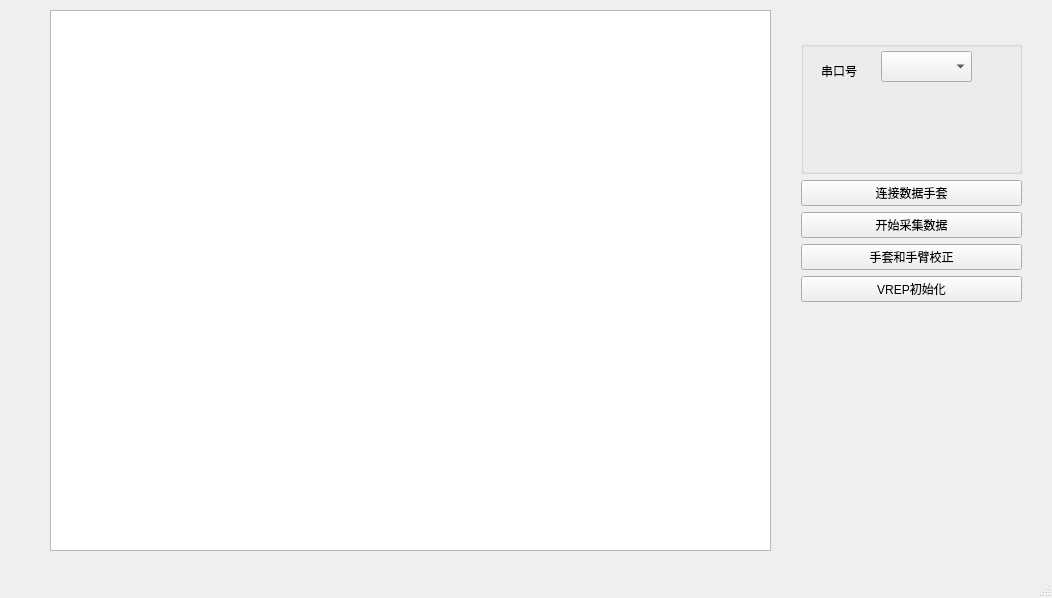
<?xml version="1.0" encoding="UTF-8"?>
<ui version="4.0">
 <class>MainWindow</class>
 <widget class="QMainWindow" name="MainWindow">
  <property name="geometry">
   <rect>
    <x>0</x>
    <y>0</y>
    <width>1052</width>
    <height>598</height>
   </rect>
  </property>
  <property name="windowTitle">
   <string>胡志远UI</string>
  </property>
  <widget class="QWidget" name="centralwidget">
   <widget class="QTableWidget" name="tableWidget">
    <property name="geometry">
     <rect>
      <x>50</x>
      <y>10</y>
      <width>721</width>
      <height>541</height>
     </rect>
    </property>
   </widget>
   <widget class="QWidget" name="">
    <property name="geometry">
     <rect>
      <x>801</x>
      <y>41</y>
      <width>221</width>
      <height>261</height>
     </rect>
    </property>
    <layout class="QVBoxLayout" name="verticalLayout_2">
     <item>
      <layout class="QVBoxLayout" name="verticalLayout">
       <item>
        <widget class="QGroupBox" name="groupBox">
         <property name="title">
          <string/>
         </property>
         <widget class="QComboBox" name="SerialList">
          <property name="geometry">
           <rect>
            <x>80</x>
            <y>10</y>
            <width>91</width>
            <height>31</height>
           </rect>
          </property>
         </widget>
         <widget class="QLabel" name="label">
          <property name="geometry">
           <rect>
            <x>20</x>
            <y>10</y>
            <width>61</width>
            <height>39</height>
           </rect>
          </property>
          <property name="text">
           <string>串口号</string>
          </property>
         </widget>
        </widget>
       </item>
       <item>
        <widget class="QPushButton" name="Connect_glove">
         <property name="text">
          <string>连接数据手套</string>
         </property>
        </widget>
       </item>
       <item>
        <widget class="QPushButton" name="StartGain">
         <property name="text">
          <string>开始采集数据</string>
         </property>
        </widget>
       </item>
       <item>
        <widget class="QPushButton" name="pushButton">
         <property name="text">
          <string>手套和手臂校正</string>
         </property>
        </widget>
       </item>
      </layout>
     </item>
     <item>
      <widget class="QPushButton" name="Vrep">
       <property name="text">
        <string>VREP初始化</string>
       </property>
      </widget>
     </item>
    </layout>
   </widget>
  </widget>
  <widget class="QMenuBar" name="menubar">
   <property name="geometry">
    <rect>
     <x>0</x>
     <y>0</y>
     <width>1052</width>
     <height>18</height>
    </rect>
   </property>
  </widget>
  <widget class="QStatusBar" name="statusbar"/>
 </widget>
 <resources/>
 <connections/>
</ui>
